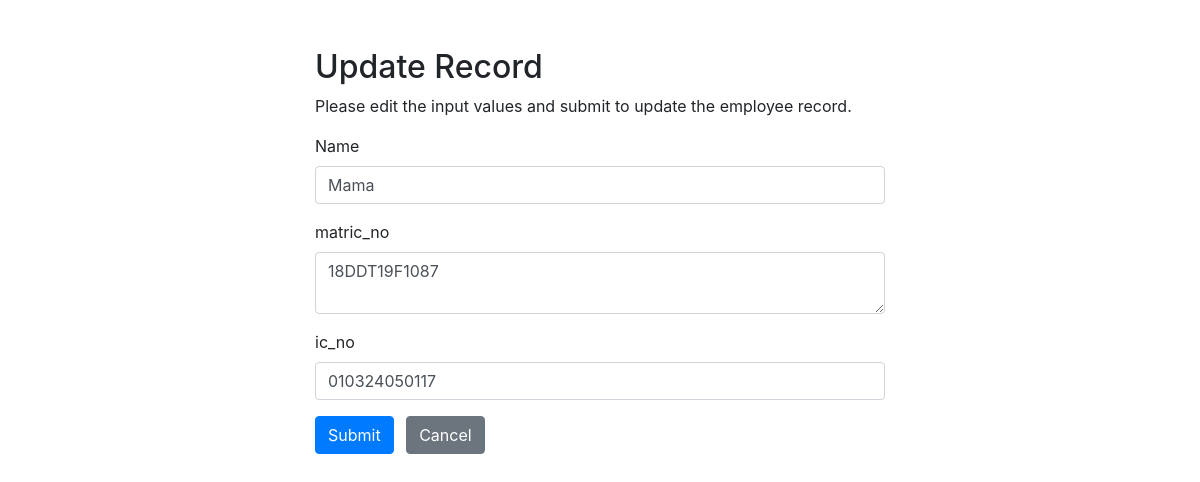
/update.php?idStudents=5, run on the app's committed database.
### tables this page shows
CREATE TABLE `student_info` (
  `idStudents` int(11) NOT NULL,
  `name` varchar(100) NOT NULL,
  `matric_no` varchar(12) NOT NULL,
  `ic_no` varchar(12) NOT NULL
);

### update.php (the view, shortened to what this page needs)
<?php
require_once "config.php";
$name = $matric_no = $ic_no = "";
$name_err = $matric_no_err = $ic_no_err = "";
if(isset($_POST["idStudents"]) && !empty($_POST["idStudents"])){
    $idStudents = $_POST["idStudents"];
    $input_name = trim($_POST["name"]);
    if(empty($input_name)){
        $name_err = "Please enter a name.";
    } elseif(!filter_var($input_name, FILTER_VALIDATE_REGEXP, array("options"=>array("regexp"=>"/^[a-zA-Z\s]+$/")))){
        $name_err = "Please enter a valid name.";
    } else{
        $name = $input_name;
    }
    $input_matric_no = trim($_POST["matric_no"]);
    if(empty($input_matric_no)){
        $matric_no_err = "Please enter your matric_no.";
    } else{
        $matric_no = $input_matric_no;
    }
    $input_ic_no = trim($_POST["ic_no"]);
    if(empty($input_ic_no)){
        $ic_no_err = "Please enter the ic_no amount.";
    } elseif(!ctype_digit($input_ic_no)){
        $ic_no_err = "Please enter a positive integer value.";
    } else{
        $ic_no = $input_ic_no;
    }
    if(empty($name_err) && empty($matric_no_err) && empty($ic_no_err)){
        $sql = "UPDATE student_info SET name=?, matric_no=?, ic_no=? WHERE idStudents=?";
        if($stmt = mysqli_prepare($link, $sql)){
            mysqli_stmt_bind_param($stmt, "sssi", $param_name, $param_matric_no, $param_ic_no, $param_id);
            $param_name = $name;
            $param_matric_no = $matric_no;
            $param_ic_no = $ic_no;
            $param_id = $idStudents;
            if(mysqli_stmt_execute($stmt)){
                header("location: index.php");
                exit();
            } else{
                echo "Oops! Something went wrong. Please try again later.";
            }
        }
        mysqli_stmt_close($stmt);
    }
    mysqli_close($link);
} else{
    if(isset($_GET["idStudents"]) && !empty(trim($_GET["idStudents"]))){
        $sql = "SELECT * FROM student_info WHERE idStudents = ?";
        if($stmt = mysqli_prepare($link, $sql)){
            mysqli_stmt_bind_param($stmt, "i", $param_id);
            if(mysqli_stmt_execute($stmt)){
                $result = mysqli_stmt_get_result($stmt);
                if(mysqli_num_rows($result) == 1){
                    $row = mysqli_fetch_array($result, MYSQLI_ASSOC);
                    $name = $row["name"];
                    $matric_no = $row["matric_no"];
                    $ic_no = $row["ic_no"];
                } else{
                    header("location: error.php");
                    exit();
                }
            } else{
                echo "Oops! Something went wrong. Please try again later.";
            }
        }
    }  else{
        header("location: error.php");
        exit();
    }
}
?>
<!DOCTYPE html>
<html lang="en">
<head>
    <link rel="stylesheet" href="https://stackpath.bootstrapcdn.com/bootstrap/4.5.2/css/bootstrap.min.css">
</head>
<body>
    <div class="wrapper">
        <div class="container-fluid">
            <div class="row">
                <div class="col-md-12">
                    <h2 class="mt-5">Update Record</h2>
                    <p>Please edit the input values and submit to update the employee record.</p>
                    <form action="<?php echo htmlspecialchars(basename($_SERVER['REQUEST_URI'])); ?>" method="post">
                        <div class="form-group">
                            <label>Name</label>
                            <input type="text" name="name" class="form-control <?php echo (!empty($name_err)) ? 'is-invalid' : ''; ?>" value="<?php echo $name; ?>">
                        </div>
                        <div class="form-group">
                            <label>matric_no</label>
                            <textarea name="matric_no" class="form-control <?php echo (!empty($matric_no_err)) ? 'is-invalid' : ''; ?>"><?php echo $matric_no; ?></textarea>
                        </div>
                        <div class="form-group">
                            <label>ic_no</label>
                            <input type="text" name="ic_no" class="form-control <?php echo (!empty($ic_no_err)) ? 'is-invalid' : ''; ?>" value="<?php echo $ic_no; ?>">
                        </div>
                        <input type="submit" class="btn btn-primary" value="Submit">
                        <a href="index.php" class="btn btn-secondary ml-2">Cancel</a>
                    </form>
                </div>
            </div>
        </div>
    </div>
</body>
</html>

### update.php (style rules this page uses)
.wrapper { width: 600px; margin: 0 auto; }

### data on the page
student_info: name "Mama", matric_no "18DDT19F1087", ic_no "010324050117"
